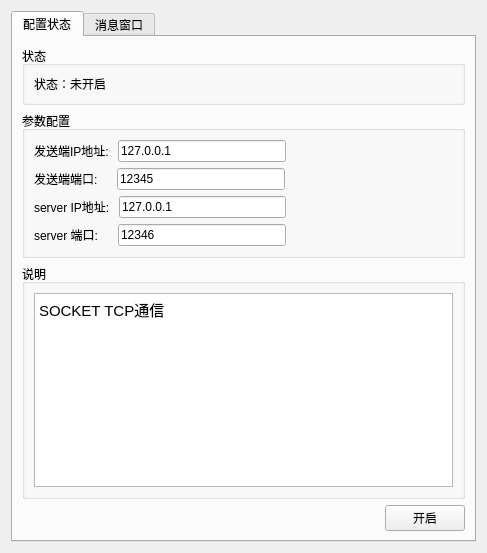
       <widget class="QWidget" name="page_5">
        <layout class="QGridLayout" name="gridLayout_28">
         <item row="0" column="0">
          <widget class="QTabWidget" name="tabWidget_8">
           <property name="currentIndex">
            <number>0</number>
           </property>
           <property name="tabBarAutoHide">
            <bool>false</bool>
           </property>
           <widget class="QWidget" name="tab_15">
            <attribute name="title">
             <string>配置状态</string>
            </attribute>
            <layout class="QVBoxLayout" name="verticalLayout_19">
             <item>
              <widget class="QGroupBox" name="groupBox_19">
               <property name="title">
                <string>状态</string>
               </property>
               <layout class="QVBoxLayout" name="verticalLayout_20">
                <item>
                 <widget class="QLabel" name="sockettcp_state_label">
                  <property name="text">
                   <string>状态：未开启</string>
                  </property>
                 </widget>
                </item>
               </layout>
              </widget>
             </item>
             <item>
              <widget class="QGroupBox" name="groupBox_20">
               <property name="title">
                <string>参数配置</string>
               </property>
               <layout class="QVBoxLayout" name="verticalLayout_7">
                <item>
                 <layout class="QHBoxLayout" name="horizontalLayout_23">
                  <item>
                   <widget class="QLabel" name="label_26">
                    <property name="text">
                     <string>发送端IP地址: </string>
                    </property>
                   </widget>
                  </item>
                  <item>
                   <widget class="QLineEdit" name="sockettcp_lineEdit01">
                    <property name="text">
                     <string>127.0.0.1</string>
                    </property>
                   </widget>
                  </item>
                  <item>
                   <spacer name="horizontalSpacer_27">
                    <property name="orientation">
                     <enum>Qt::Horizontal</enum>
                    </property>
                    <property name="sizeHint" stdset="0">
                     <size>
                      <width>40</width>
                      <height>20</height>
                     </size>
                    </property>
                   </spacer>
                  </item>
                 </layout>
                </item>
                <item>
                 <layout class="QHBoxLayout" name="horizontalLayout_24">
                  <item>
                   <widget class="QLabel" name="label_27">
                    <property name="text">
                     <string>发送端端口:    </string>
                    </property>
                   </widget>
                  </item>
                  <item>
                   <widget class="QLineEdit" name="sockettcp_lineEdit02">
                    <property name="text">
                     <string>12345</string>
                    </property>
                   </widget>
                  </item>
                  <item>
                   <spacer name="horizontalSpacer_28">
                    <property name="orientation">
                     <enum>Qt::Horizontal</enum>
                    </property>
                    <property name="sizeHint" stdset="0">
                     <size>
                      <width>40</width>
                      <height>20</height>
                     </size>
                    </property>
                   </spacer>
                  </item>
                 </layout>
                </item>
                <item>
                 <layout class="QHBoxLayout" name="horizontalLayout_25">
                  <item>
                   <widget class="QLabel" name="label_28">
                    <property name="text">
                     <string>server IP地址: </string>
                    </property>
                   </widget>
                  </item>
                  <item>
                   <widget class="QLineEdit" name="sockettcp_lineEdit03">
                    <property name="text">
                     <string>127.0.0.1</string>
                    </property>
                   </widget>
                  </item>
                  <item>
                   <spacer name="horizontalSpacer_29">
                    <property name="orientation">
                     <enum>Qt::Horizontal</enum>
                    </property>
                    <property name="sizeHint" stdset="0">
                     <size>
                      <width>40</width>
                      <height>20</height>
                     </size>
                    </property>
                   </spacer>
                  </item>
                 </layout>
                </item>
                <item>
                 <layout class="QHBoxLayout" name="horizontalLayout_26">
                  <item>
                   <widget class="QLabel" name="label_29">
                    <property name="text">
                     <string>server 端口:    </string>
                    </property>
                   </widget>
                  </item>
                  <item>
                   <widget class="QLineEdit" name="sockettcp_lineEdit04">
                    <property name="text">
                     <string>12346</string>
                    </property>
                   </widget>
                  </item>
                  <item>
                   <spacer name="horizontalSpacer_30">
                    <property name="orientation">
                     <enum>Qt::Horizontal</enum>
                    </property>
                    <property name="sizeHint" stdset="0">
                     <size>
                      <width>40</width>
                      <height>20</height>
                     </size>
                    </property>
                   </spacer>
                  </item>
                 </layout>
                </item>
               </layout>
              </widget>
             </item>
             <item>
              <widget class="QGroupBox" name="groupBox_21">
               <property name="title">
                <string>说明</string>
               </property>
               <layout class="QGridLayout" name="gridLayout_26">
                <item row="0" column="0">
                 <widget class="QTextBrowser" name="textBrowser_7">
                  <property name="html">
                   <string>&lt;!DOCTYPE HTML PUBLIC &quot;-//W3C//DTD HTML 4.0//EN&quot; &quot;http://www.w3.org/TR/REC-html40/strict.dtd&quot;&gt;
&lt;html&gt;&lt;head&gt;&lt;meta name=&quot;qrichtext&quot; content=&quot;1&quot; /&gt;&lt;style type=&quot;text/css&quot;&gt;
p, li { white-space: pre-wrap; }
&lt;/style&gt;&lt;/head&gt;&lt;body style=&quot; font-family:'文泉驿微米黑'; font-size:11pt; font-weight:400; font-style:normal;&quot;&gt;
&lt;p style=&quot; margin-top:0px; margin-bottom:0px; margin-left:0px; margin-right:0px; -qt-block-indent:0; text-indent:0px;&quot;&gt;SOCKET TCP通信&lt;/p&gt;&lt;/body&gt;&lt;/html&gt;</string>
                  </property>
                 </widget>
                </item>
               </layout>
              </widget>
             </item>
             <item>
              <layout class="QHBoxLayout" name="horizontalLayout_27">
               <item>
                <spacer name="horizontalSpacer_31">
                 <property name="orientation">
                  <enum>Qt::Horizontal</enum>
                 </property>
                 <property name="sizeHint" stdset="0">
                  <size>
                   <width>363</width>
                   <height>20</height>
                  </size>
                 </property>
                </spacer>
               </item>
               <item>
                <widget class="QPushButton" name="sockettcp_btn_enter">
                 <property name="text">
                  <string>开启</string>
                 </property>
                </widget>
               </item>
              </layout>
             </item>
            </layout>
           </widget>
           <widget class="QWidget" name="tab_16">
            <attribute name="title">
             <string>消息窗口</string>
            </attribute>
            <layout class="QGridLayout" name="gridLayout_27">
             <item row="0" column="0">
              <widget class="QTextBrowser" name="sockettcp_textBrowser">
               <property name="styleSheet">
                <string notr="true">QTextBrowser
{
	border-style: none;
    margin: 0px;
	font-size: 16px;
}
</string>
               </property>
              </widget>
             </item>
            </layout>
           </widget>
          </widget>
         </item>
        </layout>
       </widget>
